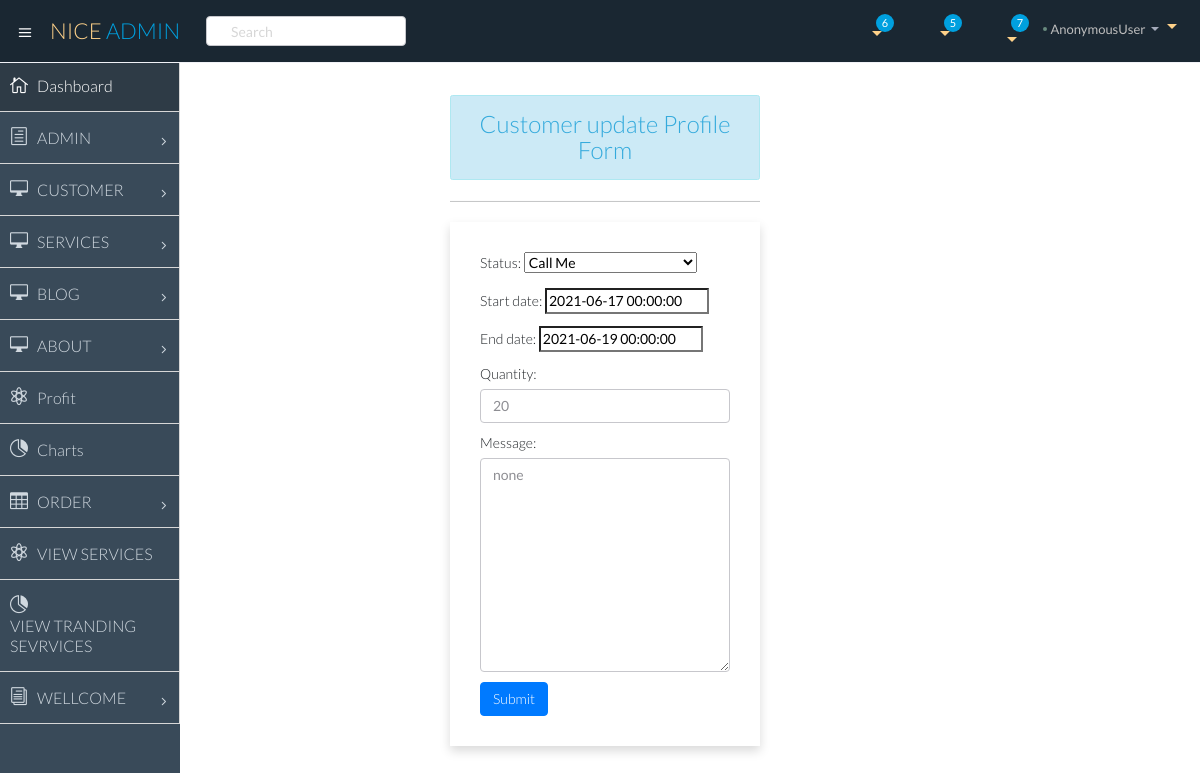
Screenshot of /updateorder/47 with the database file from the repository.
### app/models.py (models this page shows, shortened)
class OrderPlaced(models.Model):
    user = models.ForeignKey(User, on_delete=models.CASCADE)
    customer = models.ForeignKey(Customer, on_delete=models.CASCADE)
    service = models.ForeignKey(Services, on_delete=models.CASCADE)
    quantity = models.PositiveIntegerField(default=1)
    order_date = models.DateTimeField(auto_now_add=True)
    status = models.CharField(max_length=100, choices=status_choice, default='Pending')
    start_date = models.DateTimeField(blank=True, null=True)
    end_date = models.DateTimeField(blank=True, null=True)
    message = models.TextField(null=True, default='none')
    document = models.FileField(upload_to='productimg', default=None)

### app/views.py (the view)
# urls.py: path('updateorder/<int:id>', views.updateorder, name="updateorder"),
def updateorder(request,id):
    if request.method=='POST':
        pi=OrderPlaced.objects.get(pk=id)
        fm=Orderfrom(request.POST,instance=pi)
        if fm.is_valid():
            fm.save()
            return redirect('orders')
    else:
          pi=OrderPlaced.objects.get(pk=id)
          fm=Orderfrom(instance=pi)
    return render(request,'app/orderupdate.html',{'form':fm })

### app/forms.py
class Orderfrom(forms.ModelForm):
    status= forms.ChoiceField(label='Status',choices=status_choice)
    start_date =forms.DateTimeField()
    end_date =forms.DateTimeField()
    class Meta():
       model = OrderPlaced
       fields = ("status","start_date","end_date" ,"quantity","message")
       widgets ={
       'start_date' : forms.DateTimeInput(attrs={
            'class': 'form-control datetimepicker-input',
            'data-target': '#datetimepicker1'
        }),
       'quantity' : forms.TextInput(attrs={'class':'form-control'}),
       'message' : forms.Textarea(attrs={'class':'form-control'})
       }
       sequence = fields

### app/templates/app/orderupdate.html (shortened to what this page needs)
{% extends 'app/dashbase.html' %}
{% load static %}
{% block main-content %}
 <section id="main-content">
    <section class="wrapper">
 <div class="row ">
  <div class="col-sm-4 offset-sm-3">
   <h3 class="text-center  alert alert-info">Customer update Profile Form</h3>
   <hr>
   <form action="" method="post" enctype="multipart/form-data" novalidate class="shadow p-5">
     {{form.as_p}}
        <input type="submit" value="Submit" href="{% url 'orders' %}" class="btn btn-primary">
        <br>
   </form>
  </div>
</div>
</section>
</section>
{% endblock main-content %}

### rows the page displays
OrderPlaced: status "Call Me", start_date "2021-06-17 00:00:00", end_date "2021-06-19 00:00:00", quantity "20", message "none"

### other values shown
{{ request.user }} "AnonymousUser"
